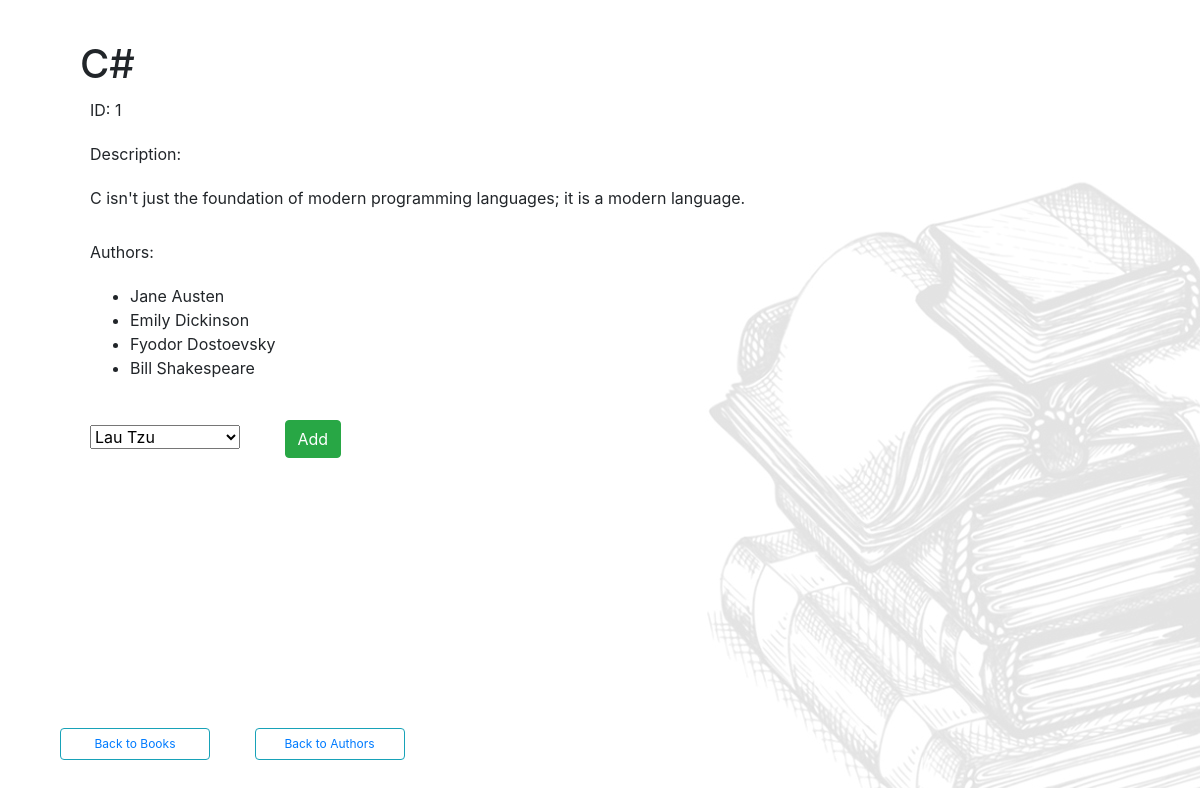
Screenshot of /books/1 with the database file from the repository.
### book_authors_app/models.py (models this page shows)
class Book(models.Model):
    title = models.CharField(max_length = 255)
    desc = models.TextField()
    created_at = models.DateTimeField(auto_now_add=True)
    updated_at = models.DateTimeField(auto_now=True)
    objects = BookManager()

class Author(models.Model):
    first_name = models.CharField(max_length = 45)
    last_name = models.CharField(max_length = 45)
    notes = models.TextField()
    books = models.ManyToManyField(Book, related_name="authors")
    created_at = models.DateTimeField(auto_now_add=True)
    updated_at = models.DateTimeField(auto_now=True)
    objects = AuthorManager()

### book_authors_app/views.py (the view)
# urls.py: path('', views.index), #add books
def books(request, id): #book information page
    other_authors = []
    book = Book.objects.get(id=id)
    for author in Author.objects.all():
        if author not in book.authors.all():
            other_authors.append(author)
    context = {
        "authors": other_authors,
        "book": book
    }
    return render(request, 'book_info.html', context)

### book_authors_app/templates/book_info.html (shortened to what this page needs)
<!DOCTYPE html>
<html lang="en">
  <head>
    {% load static %}
    <link
      rel="stylesheet"
      href="https://stackpath.bootstrapcdn.com/bootstrap/4.3.1/css/bootstrap.min.css"
    />
    <link rel="stylesheet" href="{% static 'css/style.css' %}" />
  </head>
  <body style="background-image: url({% static 'img/book-bg.jpg' %}">
    <div>
      <div>
        <h1>{{ book.title }}</h1>
        <p>ID: {{ book.id}}</p>
        <label for="">Description:</label>
        <p>{{ book.desc }}</p>
      </div>
      <div>
        <label for="">Authors:</label>
        <ul>
          {% for author in book.authors.all %}
          <li>{{ author.first_name }} {{ author.last_name }}</li>
          {% endfor %}
        </ul>
      </div>
      <div>
        <form action="/addauthortobook/{{ book.id }}" method="POST">
          <select name="author_id">
            {% for author in authors %}
            <option value="{{ author.id }}"
              >{{author.first_name}} {{author.last_name}}</option
            >
            {% endfor %}
          </select>
          <button type="submit" class="btn btn-success">Add</button>
        </form>
      </div>
      <div id="homebtn">
        <button class="btn btn-outline-info" id="backbookbtn">
          <a href="/">Back to Books</a>
        </button>
        <button class="btn btn-outline-info" id="backauthbtn">
          <a href="/authors">Back to Authors</a>
        </button>
      </div>
    </div>
  </body>
</html>

### book_authors_app/static/css/style.css (style rules this page uses)
* { margin: 0px; padding: 0px; }
body { background-repeat: no-repeat; }
h1 { margin: 40px 40px 0px 40px; }
form { width: 400px; display: inline-block; }
div { margin: 20px; }
.btn { margin: 20px; }
a { text-decoration: none !important; }
p, label { margin: 10px 20px 10px 50px; }
ul { margin: 10px 20px 10px 90px; }
select { margin: 0px 20px 10px 50px; }
#backbookbtn, #backauthbtn { display: inline-block; width: 150px; font-size: 9pt; position: relative; }
#homebtn { position: absolute; bottom: 0; }

### rows the page displays
Book: title "C#", id "1", desc "C isn't just the foundation of modern programming languages; it is a modern language."
Author: first_name "Jane", last_name "Austen"
Author: first_name "Emily", last_name "Dickinson"
Author: first_name "Fyodor", last_name "Dostoevsky"
Author: first_name "Bill", last_name "Shakespeare"

### other values shown
form field author_id "Lau Tzu"
